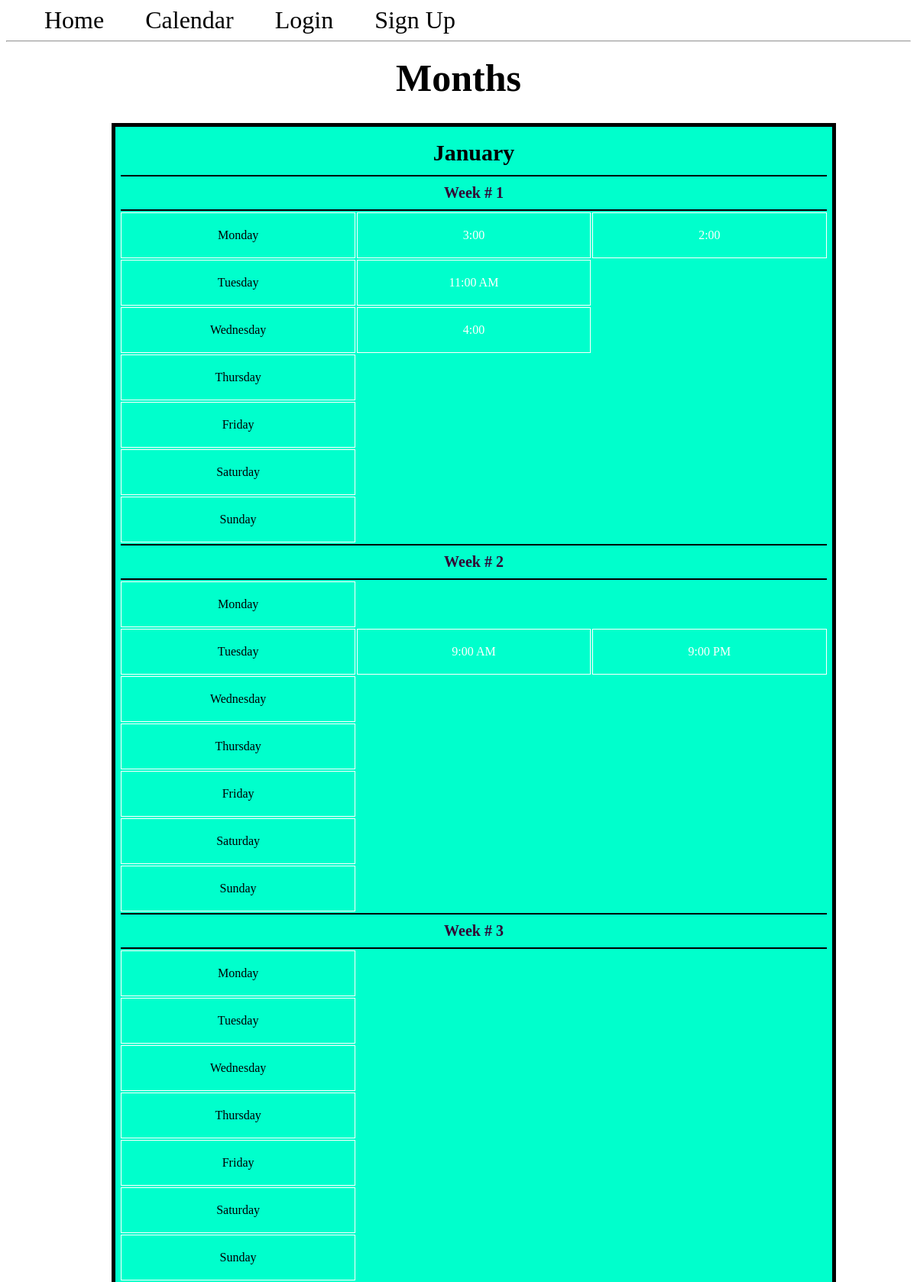
Before: /months (upper part) with the older database file.
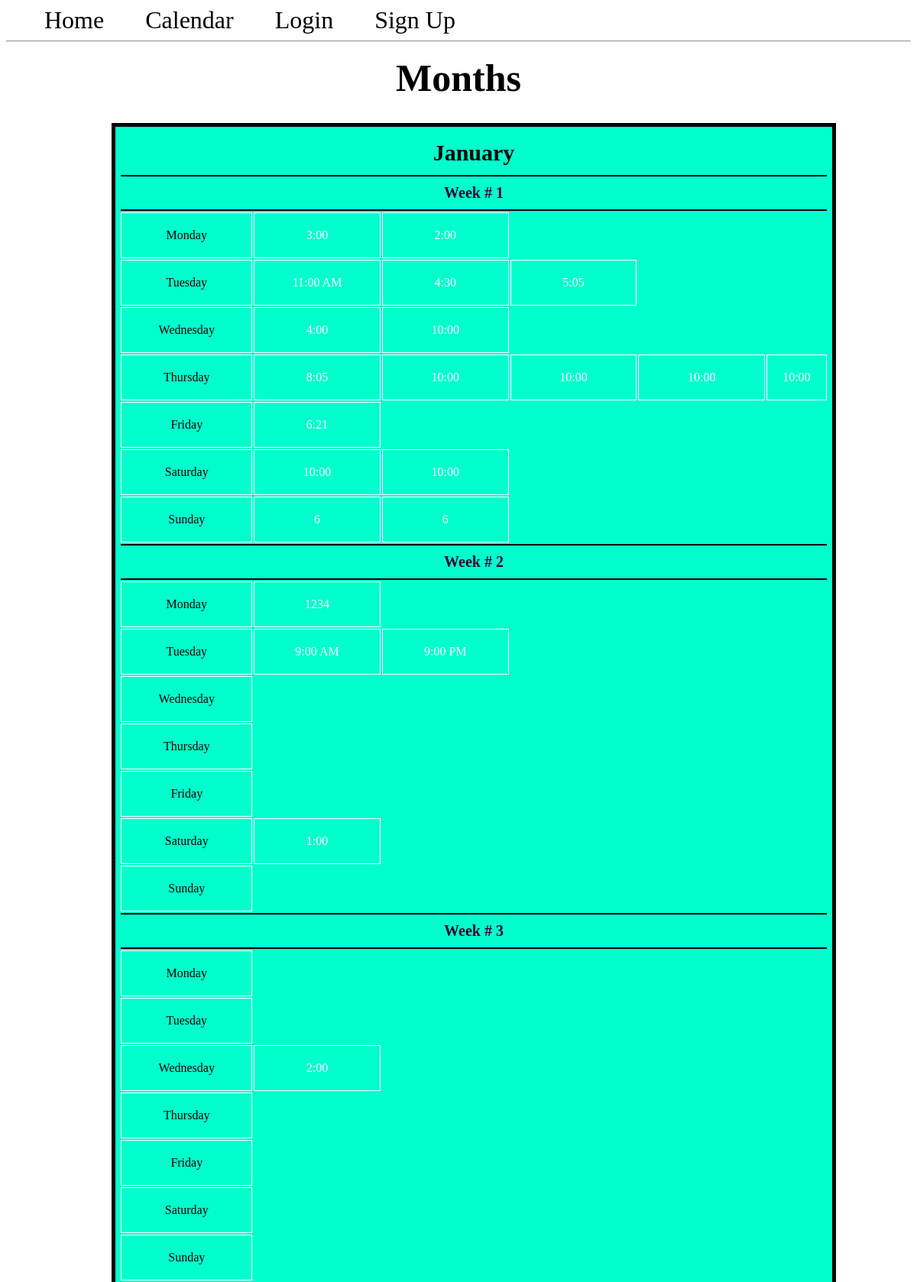
After: the same page with the newer database file.
### app.py (models this page shows, shortened)
class Month(db.Model):
  id = db.Column(db.Integer, primary_key=True)
  month = db.Column(db.String(100), nullable=False)
  weeks = db.relationship('Week', backref='month')

class Week(db.Model):
  id = db.Column(db.Integer, primary_key=True)
  month_id = db.Column(db.Integer, db.ForeignKey('month.id'))
  days = db.relationship('Day', backref='week')

class Day(db.Model):
  id = db.Column(db.Integer, primary_key=True)
  day = db.Column(db.String(100), nullable=False)
  week_id = db.Column(db.Integer, db.ForeignKey('week.id'))
  times = db.relationship('Time', backref='day')

class Time(db.Model):
  id = db.Column(db.Integer, primary_key=True)
  time = db.Column(db.String(100))
  day_id = db.Column(db.Integer, db.ForeignKey('day.id'))

### app.py (the view)
@app.route('/months')
def index():
  months = Month.query.all()
  return render_template('index.html', months=months)

### templates/index.html
{% extends 'base.html' %}
{% block content %}
  <h1 class ="title">{% block title %} Months {% endblock %}</h1>
  <div class="monthContainer">
    {% for month in months %}
      <table class ="month">
          <tr>
            <th class="monthTitle", colspan = "10">{{month.month}}</th>
          </tr>
          {% for week in month.weeks %}
            <tr>
              <th class ="week", colspan = "10">Week # {{week.id}}</th>
            </tr>
            {% for day in week.days %}
              <tr>
                  <td class="cells"> <a href="{{ url_for('display_day', day_id=day.id)}}">{{day.day}}</a></td>
                  {% for time in day.times %}
                    <td class="cells">{{time.time}}</td>
                  {% endfor %}
              </tr>
            {% endfor %}
          {% endfor %}
      </table>
    {% endfor %}
  </div>
{% endblock %}

### templates/base.html (shortened to what this page needs)
<!DOCTYPE html>
<html lang="en">
<head>
  <link rel="stylesheet" href="{{url_for('static', filename='base.css')}}"/>
</head>
<body>
  <nav>
      <a href="/">Home</a>
      <a href="{{ url_for('index') }}">Calendar</a>
      {% if not current_user.is_authenticated %}
        <a href="{{ url_for('login') }}">Login</a>
        <a href="{{ url_for('signup') }}">Sign Up</a>
      {% endif %}
  </nav>
  <hr>
  <div class="content">
    {% block content %}  {% endblock %}
  </div>
</body>
</html>

### static/base.css (style rules this page uses)
.title { text-align: center; margin: 10px; width: 100%; font-size: 50px; }
.content { width: 100%; display: flex; flex-direction: row; flex-wrap: wrap; }
.monthContainer { position: relative; margin: auto; width: 80%; }
.month { text-align: center; flex: 20%; padding: 5px; margin: 20px; width: 100%; background-color: #00ffcc; border: 5px solid black; }
.monthTitle { font-size: 30px; text-align: center; padding: 10px; }
.week { color: #330033; text-decoration: none; text-align: center; font-size: 20px; padding: 10px; border-top: 2px solid black; border-bottom: 2px solid black; }
a:link { text-decoration: none; color: black; }
td { border: 1px solid white; color: #FFFF; padding: 20px; }
.cells { width: 20%; }
nav a { color: #000066; font-size: 2em; margin-left: 50px; text-decoration: none; }
html { height: 100%; width: 100%; }

Changed rows visible on the page:
added Time: time "4:30", shown under Day (number 2 of 21 on the later page)
added Time: time "5:05", shown under Day (number 2 of 21 on the later page)
added Time: time "10:00", shown under Day (number 3 of 21 on the later page)
added Time: time "8:05", shown under Day (number 4 of 21 on the later page)
added Time: time "10:00", shown under Day (number 4 of 21 on the later page)
added Time: time "10:00", shown under Day (number 4 of 21 on the later page)
added Time: time "10:00", shown under Day (number 4 of 21 on the later page)
added Time: time "10:00", shown under Day (number 4 of 21 on the later page)
added Time: time "6:21", shown under Day (number 5 of 21 on the later page)
added Time: time "10:00", shown under Day (number 6 of 21 on the later page)
added Time: time "10:00", shown under Day (number 6 of 21 on the later page)
added Time: time "6", shown under Day (number 7 of 21 on the later page)
added Time: time "6", shown under Day (number 7 of 21 on the later page)
added Time: time "1234", shown under Day (number 8 of 21 on the later page)
added Time: time "1:00", shown under Day (number 13 of 21 on the later page)
added Time: time "2:00", shown under Day (number 17 of 21 on the later page)
